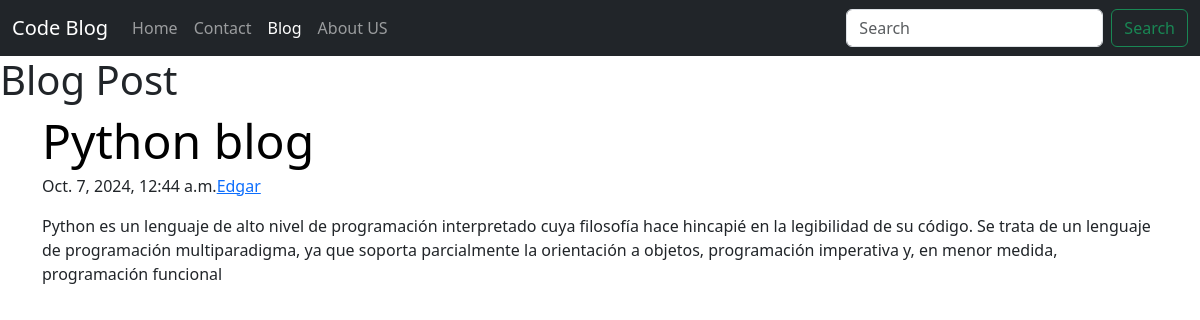
Screenshot of /blog/python-blog with the database file from the repository.
### blog/models.py (models this page shows, shortened)
class Post(models.Model):
    sno = models.AutoField(primary_key=True)
    title = models.CharField(max_length=50)
    content = models.TextField()
    author = models.CharField(max_length=14)
    slug = models.CharField(max_length=130)
    timeStamp = models.DateTimeField(blank=True)

### blog/views.py (the view)
# urls.py: path('<str:slug>', views.blogpost, name='blogpost'),
def blogpost(request, slug):
    post = Post.objects.filter(slug=slug).first()
    context = {'post': post}
    return render(request, 'blog/blogpost.html', context)

### templates/blog/blogpost.html (shortened to what this page needs)
{% extends 'home/base.html' %}
{% block name %}
   Blog Post
{% endblock %}
{% block blogactive %}
    active
{% endblock %}
{% block body %}
<article class="container">
    <h2 class="display-5 link-body-emphasis mb-1">{{post.title}}</h2>
    <p class="blog-post-meta">{{post.timeStamp}}<a href="/about">{{post.author}}</a></p>
    <p>{{post.content}}</p>
{% endblock %}

### rows the page displays
Post: title "Python blog", timeStamp "Oct. 7, 2024, 12:44 a.m.", author "Edgar", content "Python es un lenguaje de alto nivel de programación interpretado cuya filosofía hace hincapié en la legibilidad de su código. Se trata de un lenguaje de programación multiparadigma, ya que soporta parcialmente la orientación a objetos, programación imperativa y, en menor medida, programación funcional"
